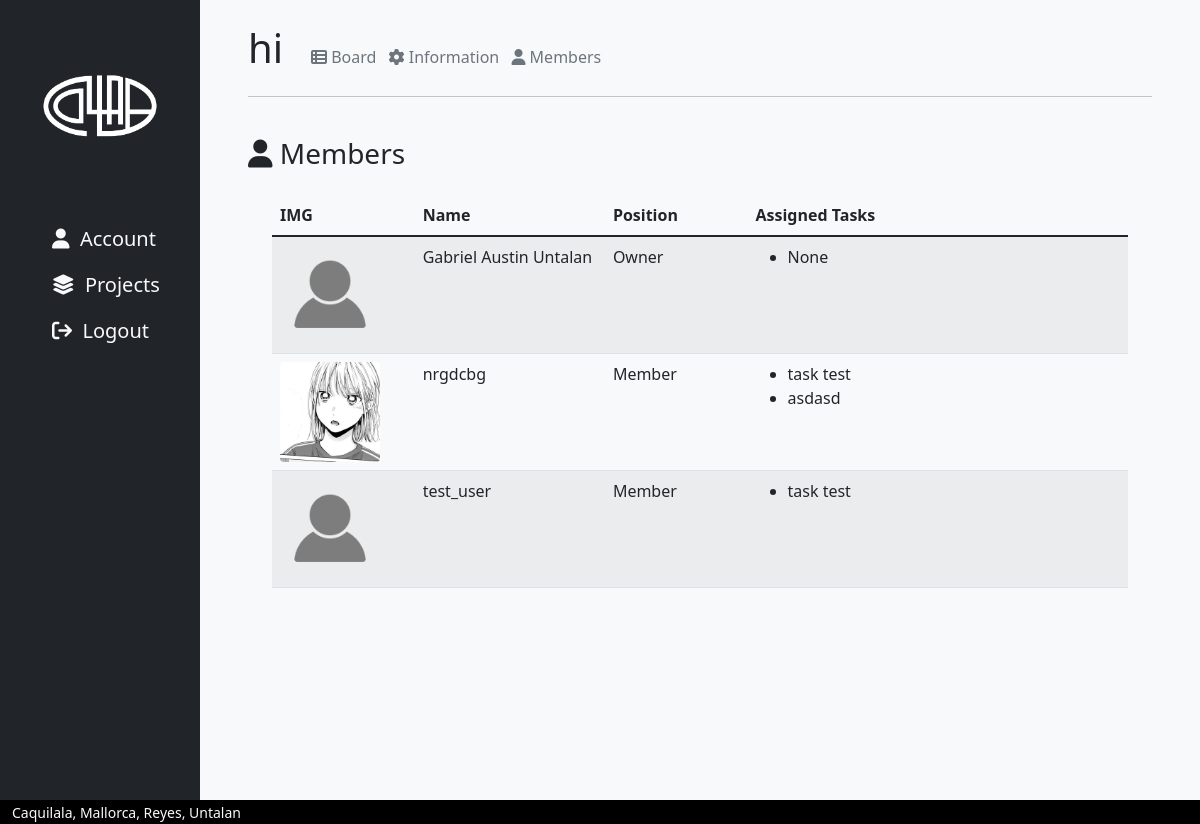
/project/11/members (signed in), run on an earlier commit of the app's database.
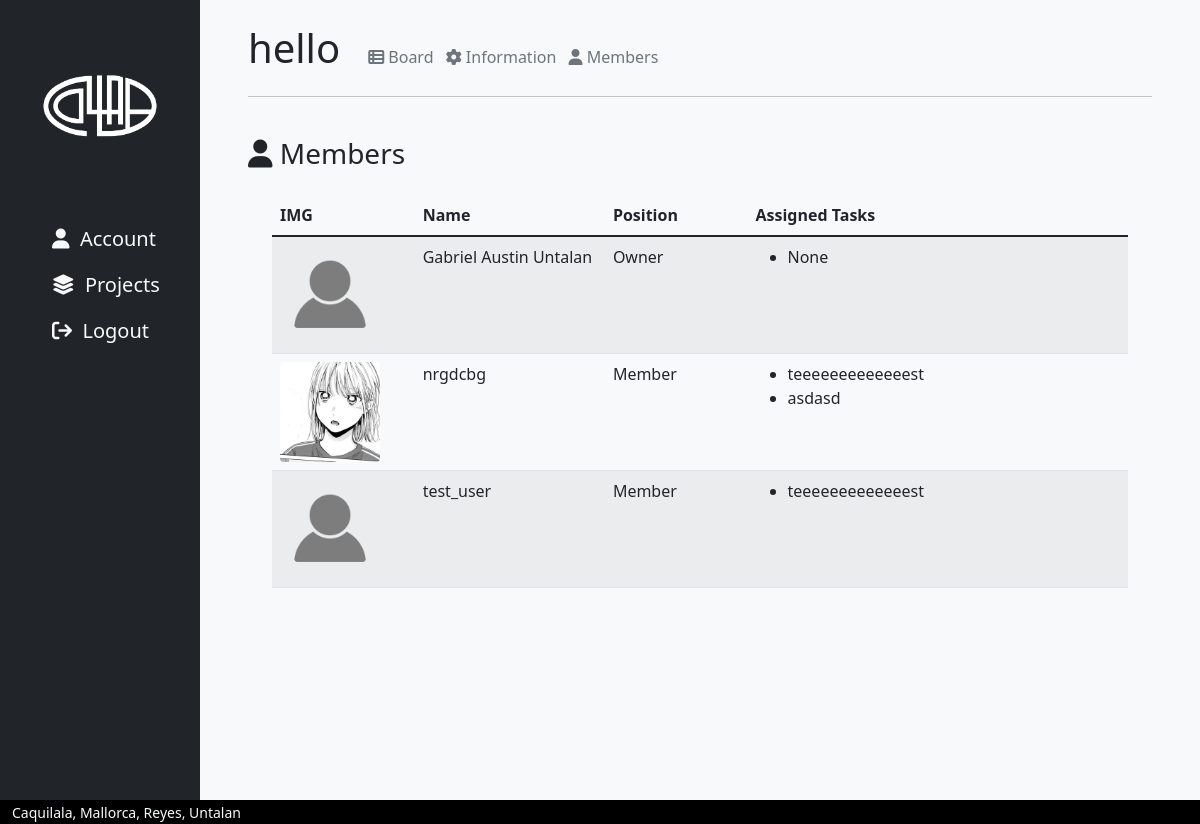
And on a later commit of the database.
### collabapp/models.py (models this page shows, shortened)
class Project(models.Model):
    code = models.CharField(max_length=255, null=True, unique=True)
    owner = models.ForeignKey(User, on_delete=models.CASCADE, null = True)
    title = models.CharField(max_length=100, null=True)
    description = models.CharField(max_length=1000, null=True)
    creation_date = models.DateTimeField(auto_now_add=True, null=True)

class Profile(models.Model):
    user = models.OneToOneField(User, blank=True, on_delete=models.CASCADE)
    name = models.CharField(max_length=100, null=True)
    contact = models.CharField(max_length=100, null=True)
    profile_picture = models.ImageField(null=True, blank=True, upload_to = '', default='/default_pfp.png')
    projects = models.ManyToManyField(Project, related_name= "members", blank=True)
    tasks = models.ManyToManyField(Task, related_name= "task_members", blank=True)

class Task(models.Model):
    STATUS = (
        ('To-Do', 'To-Do'),
        ('Doing', 'Doing'),
        ('Need Checking', 'Need Checking'),
        ('Done', 'Done')
    )
    name = models.CharField(max_length=100, null=True)
    due_date = models.DateField()
    status = models.CharField(max_length=100, choices=STATUS, default = "To-Do")
    project = models.ForeignKey(Project, on_delete=models.CASCADE, related_name="tasks", null=True)

### collabapp/views.py (the view)
# urls.py: path('project/<int:id>/members', views.projectMembersPage, name='projectMembersPage'),
@login_required(login_url='loginPage')
def projectMembersPage(request, id):
    project = Project.objects.get(id=id)
    m = project.members.all()
    mem = list(m)
    context = {'project':project, 'members': mem, 'project': project}
    return render(request, 'collabapp/project-members.html', context)

### collabapp/templates/collabapp/project-members.html (shortened to what this page needs)
<!DOCTYPE html>
<html lang="en">
    {% load static %}
<head>
    {% include 'collabapp/head-modules.html' %}
</head>
<body>
    <div class="container-fluid bg-warning h-100">
        <div class="row min-vh-100">
            {% include 'collabapp/navbar.html' %}
            <div class="col-10 min-vh-100 px-5 py-4 bg-light">
                {% include 'collabapp/project-header.html' %}
                <hr>
                <br>
                <h3><i class="fa-solid fa-user"></i> Members</h3>
                <div class="container mt-3 py-2">
                    <table class="table table-striped">
                        <thead>
                            <tr>
                                <th scope="col" style="width:15%;">IMG</th>
                                <th scope="col" style="width:20%;">Name</th>
                                <th scope="col" style="width:15%;">Position</th>
                                <th scope="col" style="width:40%;">Assigned Tasks</th>
                            </tr>
                        </thead>
                        <tbody>
                            {% for member in members %}
                                <tr>
                                    {% if member.profile_picture %}
                                        <td><img class="rounded" src="{{member.profile_picture.url}}" alt="" style="width:100px;height:100px;object-fit:cover;"></td>
                                    {% else %}
                                        <td><img class="rounded" src="{% static 'static/default_pfp.png' %}" alt="" style="width:100px;height:100px;object-fit:cover;"></td>
                                    {% endif %}
                                    <td>{{member.name}}</td>
                                    {% if member.user == project.owner %}
                                        <td>Owner</td>
                                    {% else %}
                                        <td>Member</td>
                                    {% endif %}
                                    <td>
                                        <ul>
                                            {% for task in member.tasks.all %}
                                                {% if task in project.tasks.all %}
                                                    <li>{{task.name}}</li>
                                                {% endif %}
                                            {% empty %}
                                                <li>None</li>
                                            {% endfor %}
                                        </ul>
                                    </td>
                                </tr>
                            {% endfor %}
                        </tbody>
                    </table>
                </div>
            </div>
            {% include 'collabapp/footer.html' %}
        </div>
    </div>
</body>
</html>

### collabapp/templates/collabapp/head-modules.html (shortened to what this page needs)
{% load static %}
<link href="https://cdn.jsdelivr.net/npm/bootstrap@5.1.3/dist/css/bootstrap.min.css" rel="stylesheet">
<link rel="stylesheet" href="{% static 'assets/general-css.css' %}">

### collabapp/templates/collabapp/navbar.html (shortened to what this page needs)
<div class="col-2 min-vh-100 bg-dark text-white">
    <br><br>
    <div class="mx-auto text-center">
        {% load static %}
        <a href="{% url 'dashboardPage' %}">
            <img src="{% static 'assets/logowhite.png'%}" alt="logo" style="width:120px; height:120px;"></a>
    </div>
    <br><br>
    <ul class="nav flex-column ps-4 fs-5">
        <li class="nav-item">
           <a class="nav-link text-light" href="{% url 'accountPage' %}"><i class="fa-solid fa-user"></i>&nbsp; Account</a>
        </li>
        <li class="nav-item">
            <a class="nav-link text-light" href="{% url 'dashboardPage' %}"><i class="fa-solid fa-layer-group"></i>&nbsp; Projects</a>
        </li>
        <li class="nav-item">
            <a class="nav-link text-light" href="{% url 'logout' %}"><i class="fa-solid fa-arrow-right-from-bracket"></i>&nbsp; Logout</a>
       </li>
    </ul>
</div>

### collabapp/templates/collabapp/project-header.html
<div class="row row-cols-auto align-items-baseline">
    <div class="col">
        <h1>{{project.title}}</h1>
    </div>
    <div class="col">
        <a class="fs-6 mx-1 text-decoration-none text-muted" href="{% url 'projectPage' project.id %}"><i class="fa-solid fa-table-list"></i> Board</a>
        <a class="fs-6 mx-1 text-decoration-none text-muted" href="{% url 'projectInfoPage' project.id %}"><i class="fa-solid fa-gear"></i> Information</a>
        <a class="fs-6 mx-1 text-decoration-none text-muted" href="{% url 'projectMembersPage' project.id %}"><i class="fa-solid fa-user"></i> Members</a>
    </div>
</div>

### collabapp/templates/collabapp/footer.html
<div class="container-fluid bg-black text-light">
    <small>Caquilala, Mallorca, Reyes, Untalan</small>
</div>

What changed in the data, as far as the page shows it:
changed Project: title "hi" → "hello"
changed Task: name "task test" → "teeeeeeeeeeeeest"
